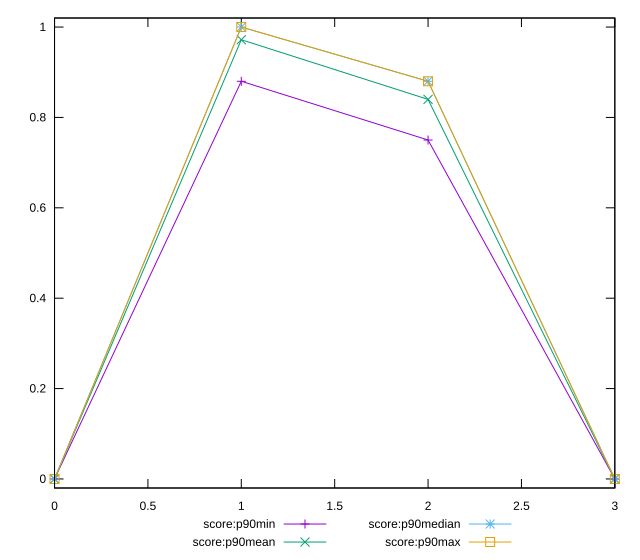

The script that saved this image:
reset

$scoreP90Min <<EOF
0 0
1 0.88
2 0.75
3 0
EOF

$scoreP90Mean <<EOF
0 0
1 0.9719148936170213
2 0.8398936170212765
3 0
EOF

$scoreP90Median <<EOF
0 0
1 1
2 0.88
3 0
EOF

$scoreP90Max <<EOF
0 0
1 1
2 0.88
3 0
EOF

set key outside below
set xrange [0:3]
set yrange [-0.02:1.02]
set trange [-0.02:1.02]
set terminal svg size 640, 560 enhanced background rgb 'white'
set output "reports/report_00032_2021-02-25T10-28-15.087Z/uses-text-compression/progression/score.svg"

plot $scoreP90Min title "score:p90min" with linespoints, \
     $scoreP90Mean title "score:p90mean" with linespoints, \
     $scoreP90Median title "score:p90median" with linespoints, \
     $scoreP90Max title "score:p90max" with linespoints

reset
